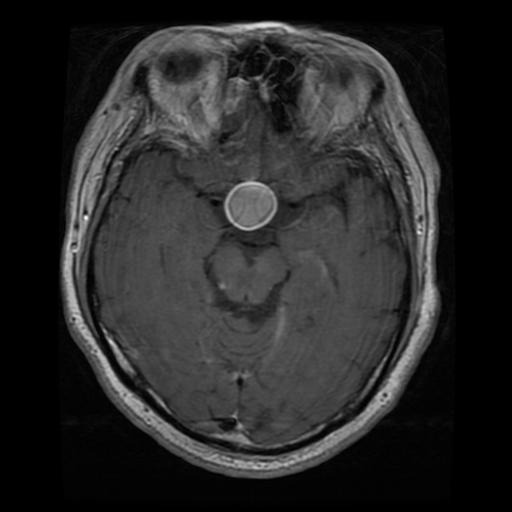
#> input picture Image/p (715).jpg, 512 x 512 px; its folder holds 3 pictures in this run
$ jupyter execute --allow-errors 'segmentation_test copy.ipynb'
#> lines starting #> are read from the running program, lines starting #| are printed output that depends on the picture; after the words box and inside, x2 and y2 are one past the last pixel; in counts of white or black regions, pixels touching at a corner belong together
[cell 1]
# Import necessary libraries
import numpy as np
import matplotlib.pyplot as plt
from sklearn.cluster import KMeans
from skimage import io

# Load input image dataset
#> (the rest of this cell did not finish here and is left out)

[cell 2]
import os
import numpy as np
import matplotlib.pyplot as plt
from sklearn.cluster import KMeans
from skimage import io

# load dataset containing brain tumor images
path = 'Image'
#> path = 'Image'
files = os.listdir(path)
#> files = ['p (715).jpg', 'p (716).jpg', 'p (717).jpg']
images = []
for file in files:
    if file.endswith('.jpg'):
        image = io.imread(os.path.join(path, file))
#> image is the input picture: shape (512, 512, 3); min 0, max 249, mean 40.5
        images.append(image)

# create 2D array of pixel values for each image
pixels = []
for image in images:
    pixel = np.reshape(image, (-1, 3))
    pixels.append(pixel)
#> this loop made 3 passes
#> after the loop, pixels = 3 items

# segment tumor using k-means clustering
n_clusters = 2
kmeans = KMeans(n_clusters=n_clusters)
kmeans.fit(np.concatenate(pixels))
labels = kmeans.predict(np.concatenate(pixels))

# create segmented images
segmented_images = []
for i, image in enumerate(images):
    segmented_image = np.reshape(labels[i*image.shape[0]*image.shape[1]:(i+1)*image.shape[0]*image.shape[1]], (image.shape[0], image.shape[1]))
    segmented_images.append(segmented_image)
#> this loop made 3 passes
#> pass 1, `segmented_image = np.reshape(labels[i*image.shape[0]*image.shape[1]:(i..`:
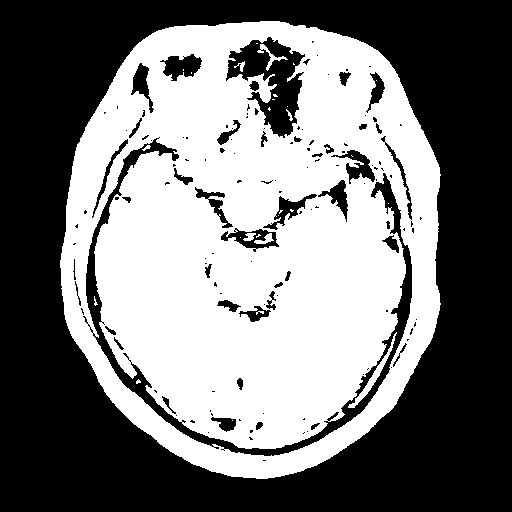
#> segmented_image: shape (512, 512) int32; values 0 (black) and 1 (white), 47% white; 28 white regions (20 under 20 px), largest, box (x1, y1, x2, y2) and area: (60, 21, 441, 479) 122302, (348, 332, 397, 408) 411, (257, 44, 288, 71) 164
#> pass 2, `segmented_image = np.reshape(labels[i*image.shape[0]*image.shape[1]:(i..`:
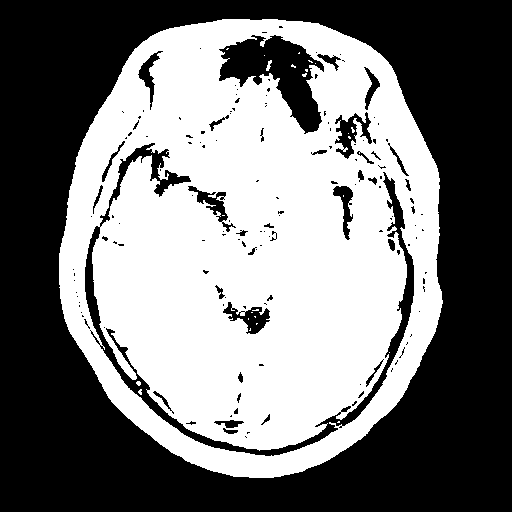
#> segmented_image: shape (512, 512) int32; values 0 (black) and 1 (white), 47.6% white; 25 white regions (23 under 20 px), largest, box (x1, y1, x2, y2) and area: (59, 19, 443, 478) 124483, (266, 60, 272, 71) 35
#> pass 3, `segmented_image = np.reshape(labels[i*image.shape[0]*image.shape[1]:(i..`:
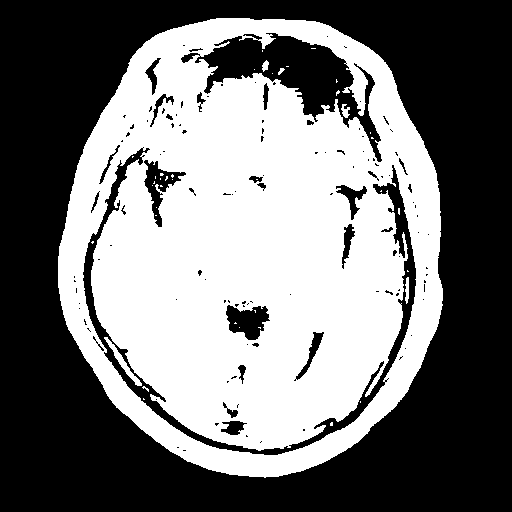
#> segmented_image: shape (512, 512) int32; values 0 (black) and 1 (white), 46.4% white; 40 white regions (34 under 20 px), largest, box (x1, y1, x2, y2) and area: (58, 18, 443, 478) 120830, (104, 337, 142, 386) 301, (405, 277, 409, 304) 83, (341, 104, 350, 118) 74, (262, 60, 269, 72) 53, (278, 68, 285, 75) 26
#> after the loop, segmented_images = 3 items

# plot segmented images
fig = plt.figure(figsize=(8, 8))
columns = 3
rows = 3
#> (the rest of this cell did not finish here and is left out)
